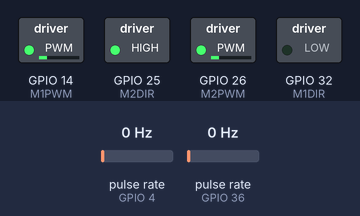
This sketch was run on a simulated ESP32. Shown: switched loads named in the sketch (green lamp = pin HIGH). Wiring (inferred from the names in the program): 2 × pulse sensor: data GPIO 4 / data GPIO 36. Inputs (shaded band) come from the test bench; at power-on: pulse rate (sensors on GPIO 4, GPIO 36) 0 Hz.

Above: at 1.2 s.
1.3 s: pulse rate (sensor on GPIO 4) set to 150 Hz
At 1.75 s:
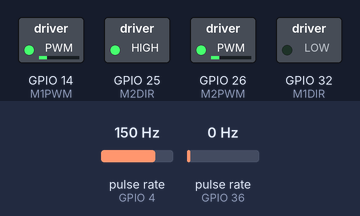
4.3 s: pulse rate (sensor on GPIO 36) set to 50 Hz
At 6.1 s:
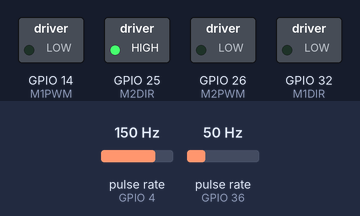
7.1 s: pulse rate (sensor on GPIO 4) set to 4 Hz
At 7.7 s:
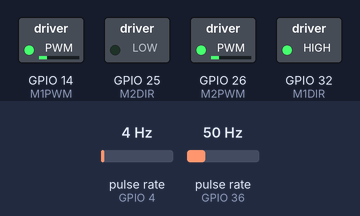
10.1 s: pulse rate (sensor on GPIO 4) set to 196 Hz
13.1 s: pulse rate (sensor on GPIO 36) set to 100 Hz
At 15.9 s:
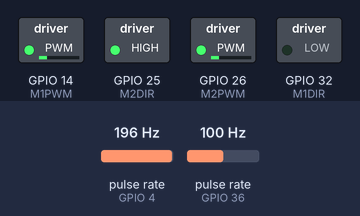
16.1 s: pulse rate (sensor on GPIO 36) set to 4 Hz
Timing chart, 0 to 20.1 s (numbered marks = the images above; inputs shaded):
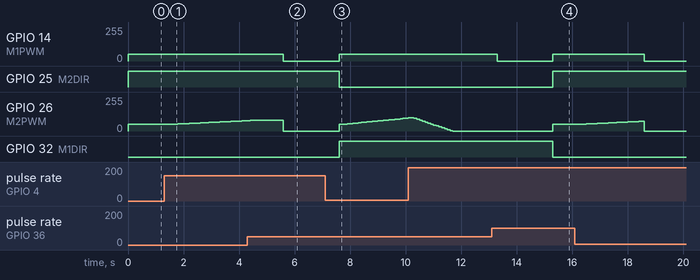

Measured:
- after the input at 1.3 s, GPIO 26 (M2PWM): moves from 50/255 to 77/255 over 2.6 s, starting after 0.30 s
- after the input at 13.1 s, GPIO 26 (M2PWM): goes on until 15.3 s, then stays 50/255

The sketch:

motor.ino
```cpp
const int M1PWM = 14; // Motor 1 PWM (speed)
const int M1DIR = 32; // Motor 1 direction
const int M1Encoder = 4; // Motor 1 encoder
const int M2PWM = 26; // Motor 2 PWM (speed)
const int M2DIR = 25; // Motor 2 direction
const int M2Encoder = 36; // Motor 2 encoder

// Set up PWM channels
const int PWM1channel = 1;
const int PWM2channel = 2;

volatile int M1EncoderCount = 0;
volatile int M2EncoderCount = 0;

void setup() {
  // Motor 1 setup
  ledcSetup(PWM1channel,5000,8); // pwm channel, frequency, resolution in bits
  ledcAttachPin(M1PWM,PWM1channel); // pin, pwm channel
  pinMode(M1DIR, OUTPUT); // Motor 1 direction
  pinMode(M1Encoder, INPUT); // Motor 1 encoder
  digitalWrite(M1DIR, LOW); // initial motor direction is LOW
  attachInterrupt(digitalPinToInterrupt(M1Encoder), countM1, RISING); // Every time encoder pulse rises, count the number of ticks

  // Motor 2 setup
  ledcSetup(PWM2channel,5000,8); // pwm channel, frequency, resolution in bits
  ledcAttachPin(M2PWM,PWM2channel); // pin, pwm channel
  pinMode(M2DIR, OUTPUT); // Motor 2 direction
  pinMode(M2Encoder, INPUT); // Motor 2 encoder
  digitalWrite(M2DIR, LOW); // initial motor direction is LOW
  attachInterrupt(digitalPinToInterrupt(M2Encoder), countM2, RISING); // Every time encoder pulse rises, count the number of ticks
  Serial.begin(115200);
}

void loop() {
  forward(96);
  delay(2000);
  backward(96);
  delay(2000);
}

void countM1(){
  M1EncoderCount++; // Every time encoder pulse rises, count the number of ticks
                    // Each revolution has ~400 ticks
}

void countM2(){
  M2EncoderCount++; // Every time encoder pulse rises, count the number of ticks
                    // Each revolution has ~400 ticks
}
// Go forward
// this function takes parameter distance. 1 means 0.125 inches. 8 means 1 inches
// PWM duty cycle is (50/255)*100 = 20 percent
// 400 counts per revolution. Wheel diameter is 2.5 inches.
// count = (distance*400) / (8*2.5*3.14)
void forward(int distance) {
  digitalWrite(M1DIR,LOW);
  digitalWrite(M2DIR,HIGH);
  M1EncoderCount = 0; // reset M1 encoder count to 0
  M2EncoderCount = 0; // reset M2 encoder count to 0
  int totalCount = 0; // totalCount keeps track of how far the robot has traveled
  // masterPWM is the reference PWM value and is assigned to PWMChannel1 or M1
  // slavePWM adjusts based on error to try to keep the robot straight
  int masterPWM = 50; // Default PWM duty cycle of 20%
  int slavePWM = 50; // Default PWM duty cycle of 20%
  int error = 0; // initialize error to 0
  int kp = 15; // kp is the proportional constant. 15 seems to work well.

  int count = (distance*400)/(8*2.5*3.14); // convert input distance to number of encoder counts

  while(totalCount < count){ // go forward until robot reaches target encoder count. Repeat this loop at 10Hz
    ledcWrite(PWM1channel, masterPWM); // Always drive M1 with masterPWM
    ledcWrite(PWM2channel, slavePWM); // Always drive M2 with slavePWM
    error = M1EncoderCount - M2EncoderCount; // calculate error between two encoder counts
    slavePWM += (error/kp); // adjust slavePWM based on error

    // Saturate slavePWM so that 0 <= slavePWM <= 255
    if (slavePWM > 255){
      slavePWM = 255;
    } else if (slavePWM < 0){
      slavePWM = 0;
    }

    totalCount += M1EncoderCount; // update total encoder count
    M1EncoderCount = 0; // reset M1 and M2 encoder count to 0 so that error calculation starts fresh in the next loop
    M2EncoderCount = 0;
    delay(100);
  }
  stopMotor();

}

// Go backward
// this function takes parameter distance. 1 means 0.125 inches. 8 means 1 inches
// PWM duty cycle is (50/255)*100 = 20 percent
// 400 counts per revolution. Wheel diameter is 2.5 inches.
// count = (distance*400) / (8*2.5*3.14)
void backward(int distance) {
  digitalWrite(M1DIR,HIGH);
  digitalWrite(M2DIR,LOW);
  M1EncoderCount = 0; // reset M1 encoder count to 0
  M2EncoderCount = 0; // reset M2 encoder count to 0
  int totalCount = 0; // totalCount keeps track of how far the robot has traveled
  // masterPWM is the reference PWM value and is assigned to PWMChannel1 or M1
  // slavePWM adjusts based on error to try to keep the robot straight
  int masterPWM = 50; // Default PWM duty cycle of 20%
  int slavePWM = 50; // Default PWM duty cycle of 20%
  int error = 0; // initialize error to 0
  int kp = 2; // kp is the proportional constant. 2 seems to work well.

  int count = (distance*400)/(8*2.5*3.14); // convert input distance to number of encoder counts

  while(totalCount < count){ // go backward until robot reaches target encoder count. Repeat this loop at 10Hz
    ledcWrite(PWM1channel, masterPWM); // Always drive M1 with masterPWM
    ledcWrite(PWM2channel, slavePWM); // Always drive M2 with slavePWM
    error = M1EncoderCount - M2EncoderCount; // calculate error between two encoder counts
    slavePWM -= (error/kp); // adjust slavePWM based on error (note - because we're going backward)

    // Saturate slavePWM so that 0 <= slavePWM <= 255
    if (slavePWM > 255){
      slavePWM = 255;
    } else if (slavePWM < 0){
      slavePWM = 0;
    }

    totalCount += M1EncoderCount; // update total encoder count
    M1EncoderCount = 0; // reset M1 and M2 encoder count to 0 so that error calculation starts fresh in the next loop
    M2EncoderCount = 0;
    delay(100);
  }
  stopMotor();
}

// turn left
// this function takes parameter "speed" from 0 - 255
void turnLeft(int spd){
  digitalWrite(M1DIR,HIGH);
  ledcWrite(PWM1channel,spd);
  digitalWrite(M2DIR,HIGH);
  ledcWrite(PWM2channel,spd);
}

// turn right
// this function takes parameter "speed" from 0 - 255
void turnRight(int spd){
  digitalWrite(M1DIR,LOW);
  ledcWrite(PWM1channel,spd);
  digitalWrite(M2DIR,LOW);
  ledcWrite(PWM2channel,spd);
}

void stopMotor() {
  ledcWrite(PWM1channel,0);
  ledcWrite(PWM2channel,0);
}
```
